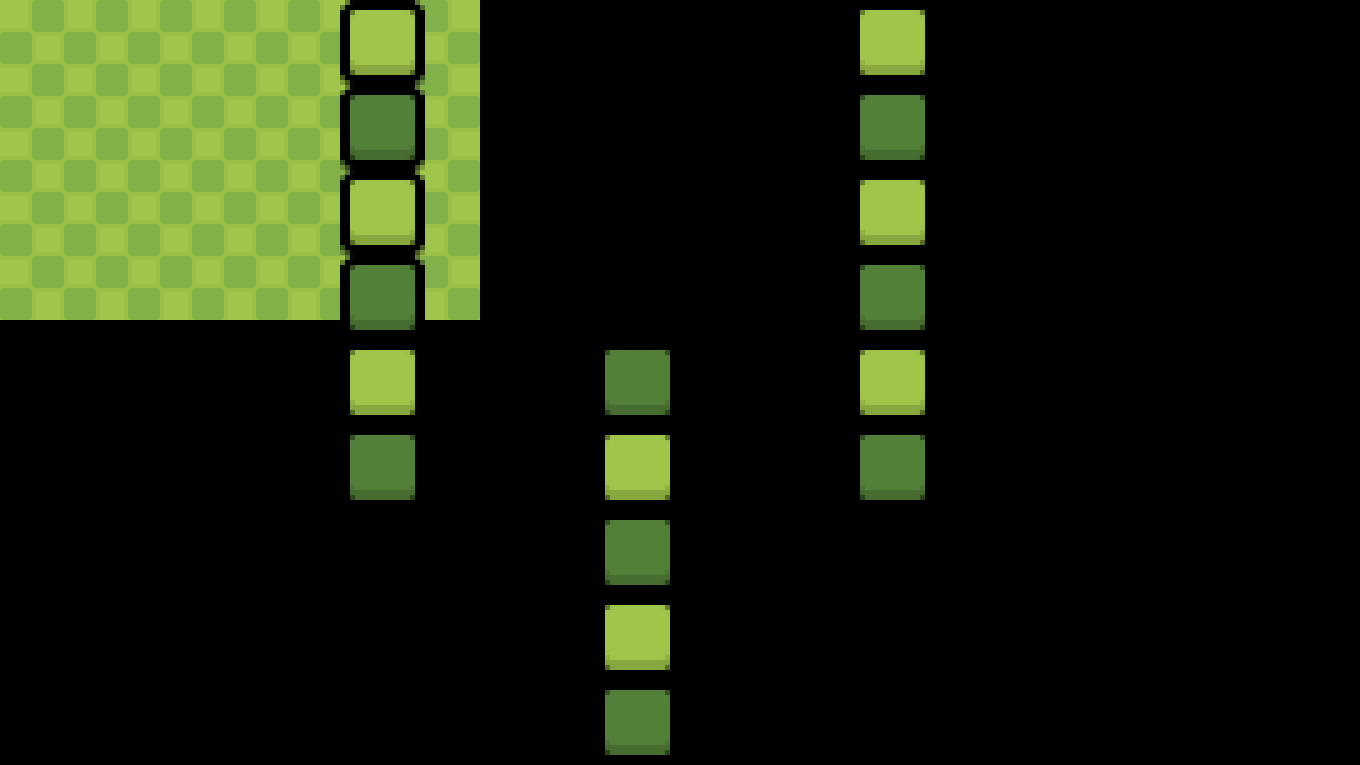

Below is a game level as drawn by its tile map, then a one-line description and the .tmx that defines it (tile-layer data replaced by summaries):
An orthogonal 80x45 tile map with 17x17 px tiles, 2 tile layers (Terrain, Obstacles), 6 tilesets, 1 image layer.

<map version="1.8" tiledversion="1.8.2" orientation="orthogonal" renderorder="right-down" width="80" height="45" tilewidth="17" tileheight="17" infinite="0" nextlayerid="10" nextobjectid="1">
 <tileset firstgid="1" source="tileset1x.tsx" />
 <tileset firstgid="3" source="tileset4x.tsx" />
 <tileset firstgid="5" source="tileset2x.tsx" />
 <tileset firstgid="7" source="tileset8x.tsx" />
 <tileset firstgid="9" source="tileset10x.tsx" />
 <tileset firstgid="11" source="tileset5x.tsx" />
 <imagelayer id="4" name="BG" locked="1">
  <image source="bg.png" width="1360" height="765" />
 </imagelayer>
 <layer id="9" name="Terrain" width="80" height="45">
  <data>[3600 cells, 17 non-empty, 2 distinct tile ids]</data>
 </layer>
 <layer id="8" name="Obstacles" width="80" height="45">
  <data>[3600 cells, 0 non-empty, 0 distinct tile ids]</data>
 </layer>
</map>